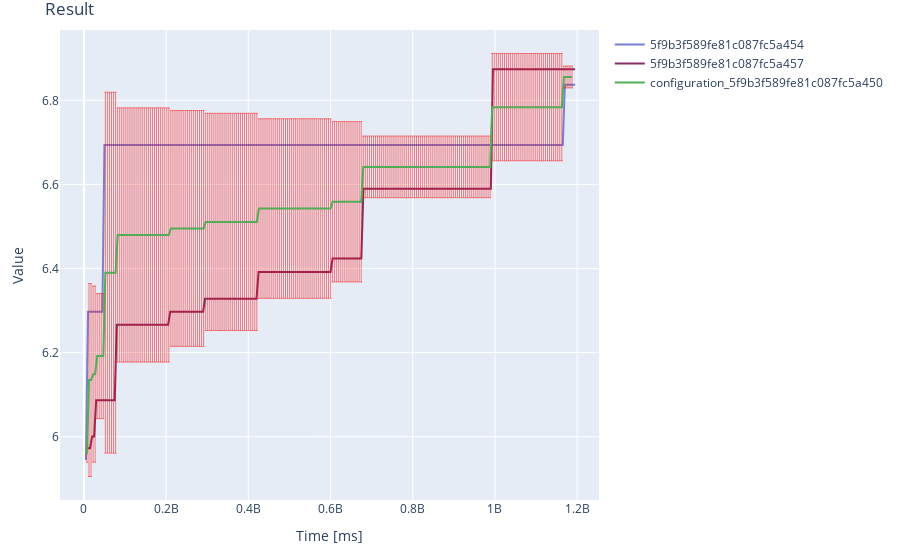

Write notebook code for a chart like this one.
### Code cell
thresholds = cb.Thresholds(upper=6.7, lower=None)
data_pack = cb_computation_series_api.exceeding_thresholds_for_configuration(field, configuration0, criteria, thresholds)
plot_builder(data_pack).plot()

### Figure 1 — Plotly figure (JSON) as saved in the notebook; plotly's stock layout.template omitted (floating-point values rounded to 4 significant figures; data arrays with more than 128 entries replaced by an {"elided": "..."} marker saying what was removed)
{"data": [{"line": {"color": "#797fd2"}, "marker": {"symbol": "circle"}, "mode": "lines", "name": "5f9b3f589fe81c087fc5a454", "type": "scatter", "x": {"elided": "239 float values"}, "y": {"elided": "239 float values"}}, {"line": {"color": "#862d62"}, "marker": {"symbol": "circle"}, "mode": "lines", "name": "5f9b3f589fe81c087fc5a457", "type": "scatter", "x": {"elided": "239 float values"}, "y": {"elided": "239 float values"}}, {"error_y": {"array": {"elided": "238 float values"}, "color": "red", "thickness": 0.5, "type": "data", "visible": true, "width": 1}, "line": {"color": "#53ac57"}, "marker": {"symbol": "circle"}, "mode": "lines", "name": "configuration_5f9b3f589fe81c087fc5a450", "type": "scatter", "x": {"elided": "238 float values"}, "y": {"elided": "238 float values"}}], "layout": {"margin": {"b": 60, "l": 60, "r": 30, "t": 30}, "showlegend": true, "title": {"text": "Result"}, "xaxis": {"title": {"text": "Time [ms]"}, "visible": true}, "yaxis": {"title": {"text": "Value"}, "visible": true}}}
